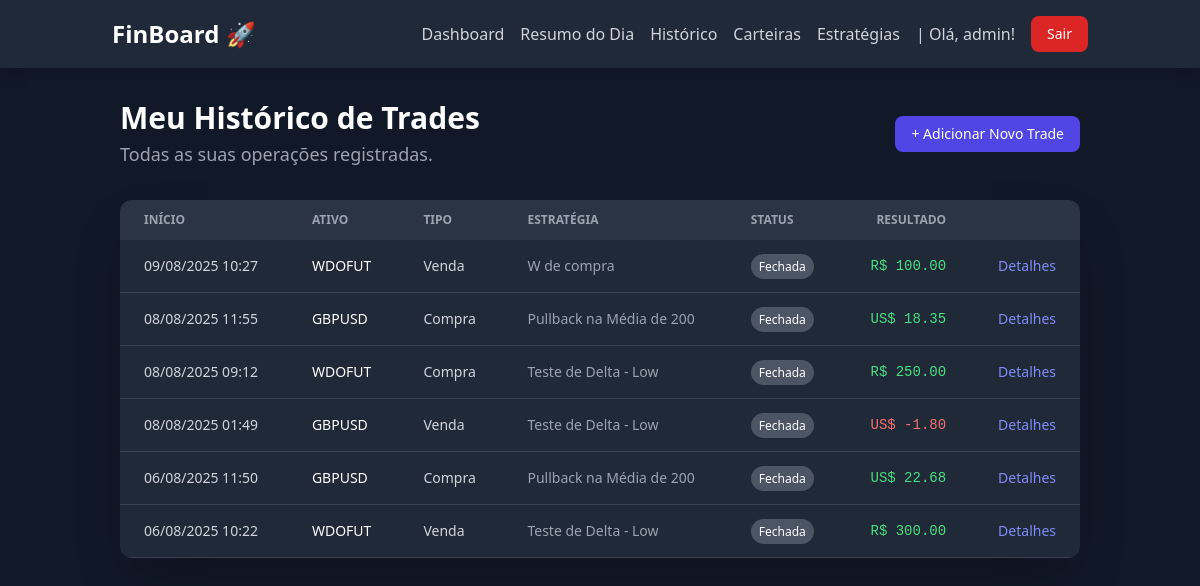
The app's page /dashboard/operations/ (signed in) with its own data.
### dashboard/models.py (models this page shows, shortened)
class Operation(models.Model):
    STATUS_CHOICES = [('ABERTA', 'Aberta'), ('FECHADA', 'Fechada')]
    INITIAL_TYPE_CHOICES = [('COMPRA', 'Compra'), ('VENDA', 'Venda')]
    SENTIMENT_CHOICES = [('CONFIANTE', 'Confiante'), ('ANSIOSO', 'Ansioso'),
                         ('COM_MEDO', 'Com Medo'), ('FOCADO', 'Focado'), ('EFORICO', 'Eufórico')]
    account = models.ForeignKey(
        Account, on_delete=models.PROTECT, verbose_name="Carteira")
    user = models.ForeignKey(
        User, on_delete=models.CASCADE, verbose_name="Usuário")
    asset = models.ForeignKey(
        Asset, on_delete=models.PROTECT, verbose_name="Ativo")
    strategy = models.ForeignKey(
        Strategy, on_delete=models.SET_NULL, null=True, blank=True, verbose_name="Estratégia")
    initial_stop_price = models.DecimalField(
        "Preço de Stop Planejado", max_digits=10, decimal_places=5, blank=True, null=True)
    initial_target_price = models.DecimalField(
        "Preço de Alvo Planejado", max_digits=10, decimal_places=5, blank=True, null=True)
    tags = models.ManyToManyField(Tag, blank=True, verbose_name="Tags")
    status = models.CharField("Status", max_length=10,
                              choices=STATUS_CHOICES, default='ABERTA')
    initial_operation_type = models.CharField(
        "Tipo da Operação Inicial", max_length=10, choices=INITIAL_TYPE_CHOICES)
    start_date = models.DateTimeField("Data de Início")
    end_date = models.DateTimeField("Data de Fim", null=True, blank=True)
    net_financial_result = models.DecimalField(
        "Resultado Financeiro Líquido", max_digits=12, decimal_places=2, null=True, blank=True)
    points_pips_result = models.DecimalField(
        "Resultado em Pontos/Pips", max_digits=12, decimal_places=2, null=True, blank=True)
    entry_reason = models.TextField("Motivo da Entrada")
    general_notes = models.TextField(
        "Observações Gerais (Lições Aprendidas)", blank=True, null=True)
    entry_sentiment = models.CharField(
        "Sentimento na Entrada", max_length=10, choices=SENTIMENT_CHOICES, blank=True, null=True)
    execution_rating = models.IntegerField("Qualidade da Execução (1-5)", validators=[
                                           MinValueValidator(1), MaxValueValidator(5)], null=True, blank=True)

class Asset(models.Model):
    MARKET_CHOICES = [('B3_ACOES', 'B3 - Ações'), ('B3_FUTUROS', 'B3 - Mercado Futuro'), ('FOREX_PARES',
                                                                                          'Forex - Pares de Moedas'), ('FOREX_COMMODITIES', 'Forex - Commodities'), ('FOREX_INDICES', 'Forex - Índices')]
    CURRENCY_CHOICES = [('BRL', 'Real Brasileiro'), ('USD', 'Dólar Americano')]
    ticker = models.CharField(
        "Ticker", max_length=20, unique=True, help_text="Ex: PETR4, WDOFUT, EURUSD")
    name = models.CharField("Nome", max_length=100)
    market = models.CharField("Mercado", max_length=20, choices=MARKET_CHOICES)
    currency = models.CharField(
        "Moeda", max_length=3, choices=CURRENCY_CHOICES)
    description = models.TextField("Descrição", blank=True, null=True)

class Strategy(models.Model):
    name = models.CharField("Nome da Estratégia", max_length=100, unique=True)
    description = models.TextField("Descrição do Setup")

class Account(models.Model):
    CURRENCY_CHOICES = [
        ('BRL', 'Real Brasileiro'),
        ('USD', 'Dólar Americano'),
    ]
    user = models.ForeignKey(
        User, on_delete=models.CASCADE, verbose_name="Usuário")
    name = models.CharField("Nome da Carteira", max_length=100,
                            help_text="Ex: Corretora XP, Binance Futures")
    currency = models.CharField(
        "Moeda", max_length=3, choices=CURRENCY_CHOICES, default='BRL')
    initial_balance = models.DecimalField(
        "Saldo Inicial", max_digits=12, decimal_places=2, default=0.0)
    is_active = models.BooleanField("Ativa", default=True)

### dashboard/views.py (the view)
# urls.py: path('operations/', views.operation_list, name='operation_list'),
@login_required
def operation_list(request):
    operations = Operation.objects.filter(
        user=request.user).order_by('-start_date')
    context = {
        'operations': operations
    }
    return render(request, 'dashboard/operation_list.html', context)

### dashboard/templatetags/currency_filters.py (called while the page is built)
@register.filter(name='format_currency')
def format_currency(value, currency_code):
    try:
        value = Decimal(value)
    except (ValueError, TypeError):
        return value
    formatted_value = intcomma(value).replace(
        ",", "TEMP_COMMA").replace(".", ",").replace("TEMP_COMMA", ".")
    if currency_code == 'BRL':
        return f"R$ {formatted_value}"
    elif currency_code == 'USD':
        return f"US$ {formatted_value}"
    else:
        return f"{currency_code} {formatted_value}"

### dashboard/templates/dashboard/operation_list.html
{% extends 'core/base.html' %}
{% load currency_filters %}
{% block content %}
<div class="container mx-auto px-4 sm:px-6 lg:px-8 py-8">
    <div class="flex justify-between items-center mb-8">
        <div>
            <h1 class="text-3xl font-bold text-white">Meu Histórico de Trades</h1>
            <p class="mt-1 text-lg text-gray-400">Todas as suas operações registradas.</p>
        </div>
        <a href="{% url 'dashboard:operation_add' %}" class="px-4 py-2 text-sm font-medium text-white bg-indigo-600 rounded-lg hover:bg-indigo-700 transition-colors">
            + Adicionar Novo Trade
        </a>
    </div>
    <div class="bg-gray-800 rounded-xl shadow-2xl overflow-hidden">
        <div class="overflow-x-auto">
            <table class="min-w-full text-sm text-left text-gray-300">
                <thead class="text-xs text-gray-400 uppercase bg-gray-700/50">
                    <tr>
                        <th scope="col" class="px-6 py-3">Início</th>
                        <th scope="col" class="px-6 py-3">Ativo</th>
                        <th scope="col" class="px-6 py-3">Tipo</th>
                        <th scope="col" class="px-6 py-3">Estratégia</th>
                        <th scope="col" class="px-6 py-3">Status</th>
                        <th scope="col" class="px-6 py-3 text-right">Resultado</th>
                        <th scope="col" class="px-6 py-3"><span class="sr-only">Ações</span></th>
                    </tr>
                </thead>
                <tbody>
                    {% for op in operations %}
                    <tr class="border-b border-gray-700 hover:bg-gray-700/40 transition-colors">
                        <td class="px-6 py-4 whitespace-nowrap">{{ op.start_date|date:"d/m/Y H:i" }}</td>
                        <td class="px-6 py-4 font-medium text-white">{{ op.asset.ticker }}</td>
                        <td class="px-6 py-4">{{ op.get_initial_operation_type_display }}</td>
                        <td class="px-6 py-4 text-gray-400">{{ op.strategy.name|default:"N/A" }}</td>
                        <td class="px-6 py-4">
                            {% if op.status == 'FECHADA' %}
                                <span class="px-2 py-1 text-xs font-medium text-white bg-gray-600 rounded-full">{{ op.get_status_display }}</span>
                            {% else %}
                                <span class="px-2 py-1 text-xs font-medium text-blue-200 bg-blue-900 rounded-full">{{ op.get_status_display }}</span>
                            {% endif %}
                        </td>
                        <td class="px-6 py-4 text-right font-mono {% if op.net_financial_result > 0 %}text-green-400{% elif op.net_financial_result < 0 %}text-red-400{% else %}text-gray-400{% endif %}">
                            {% if op.net_financial_result is not None %}
                                {{ op.net_financial_result|format_currency:op.account.currency }}
                            {% else %}
                                --
                            {% endif %}
                        </td>
                        <td class="px-6 py-4 text-right">
                            <a href="{% url 'dashboard:operation_detail' pk=op.pk %}" class="font-medium text-indigo-400 hover:underline">Detalhes</a>
                        </td>
                    </tr>
                    {% empty %}
                    <tr>
                        <td colspan="7" class="text-center py-10 text-gray-500">
                            Nenhuma operação registrada ainda.
                        </td>
                    </tr>
                    {% endfor %}
                </tbody>
            </table>
        </div>
    </div>
</div>
{% endblock %}

### core/templates/core/base.html (shortened to what this page needs)
{% load static %}
<!DOCTYPE html>
<html lang="pt-br" class="dark">
<head>
    <link href="{% static 'core/css/output.css' %}" rel="stylesheet">
</head>
<body class="bg-gray-900">
    <header class="bg-gray-800 shadow-lg sticky top-0 z-50">
        <nav class="container mx-auto px-6 py-4">
            <div class="flex items-center justify-between">
                <a href="{% url 'core:home' %}" class="text-white text-2xl font-bold hover:text-indigo-400 transition-colors">
                    FinBoard 🚀
                </a>
                <div class="flex items-center space-x-4">
                     {% if user.is_authenticated %}
                        <a href="{% url 'core:home' %}" class="text-gray-300 hover:text-white transition-colors">Dashboard</a>
                        <a href="{% url 'dashboard:daily_summary' %}" class="text-gray-300 hover:text-white transition-colors">Resumo do Dia</a>
                        <a href="{% url 'dashboard:operation_list' %}" class="text-gray-300 hover:text-white transition-colors">Histórico</a>
                        <a href="{% url 'dashboard:account_list' %}" class="text-gray-300 hover:text-white transition-colors">Carteiras</a>
                        <a href="{% url 'dashboard:strategy_list' %}" class="text-gray-300 hover:text-white transition-colors">Estratégias</a>
                        <span class="text-gray-300">| Olá, {{ user.username }}!</span>
                        <a href="{% url 'core:logout' %}" class="px-4 py-2 text-sm font-medium text-white bg-red-600 rounded-lg hover:bg-red-700 transition-colors">
                            Sair
                        </a>
                    {% else %}
                        <a href="{% url 'core:login' %}" class="text-gray-300 hover:text-white transition-colors">Login</a>
                        <a href="{% url 'core:register' %}" class="px-4 py-2 text-sm font-medium text-white bg-indigo-600 rounded-lg hover:bg-indigo-700 transition-colors">
                            Cadastre-se
                        </a>
                    {% endif %}
                </div>
            </div>
        </nav>
    </header>
    <main>
        {% block content %}
        {% endblock %}
    </main>
</body>
</html>

### records on screen
Operation: start_date "09/08/2025 10:27", asset.ticker "WDOFUT", initial_operation_type "Venda", strategy.name "W de compra", status "Fechada", net_financial_result "R$ 100.00"
Operation: start_date "08/08/2025 11:55", asset.ticker "GBPUSD", initial_operation_type "Compra", strategy.name "Pullback na Média de 200", status "Fechada", net_financial_result "US$ 18.35"
Operation: start_date "08/08/2025 09:12", asset.ticker "WDOFUT", initial_operation_type "Compra", strategy.name "Teste de Delta - Low", status "Fechada", net_financial_result "R$ 250.00"
Operation: start_date "08/08/2025 01:49", asset.ticker "GBPUSD", initial_operation_type "Venda", strategy.name "Teste de Delta - Low", status "Fechada", net_financial_result "US$ -1.80"
Operation: start_date "06/08/2025 11:50", asset.ticker "GBPUSD", initial_operation_type "Compra", strategy.name "Pullback na Média de 200", status "Fechada", net_financial_result "US$ 22.68"
Operation: start_date "06/08/2025 10:22", asset.ticker "WDOFUT", initial_operation_type "Venda", strategy.name "Teste de Delta - Low", status "Fechada", net_financial_result "R$ 300.00"

### other values on screen
{{ user.username }} "admin"
